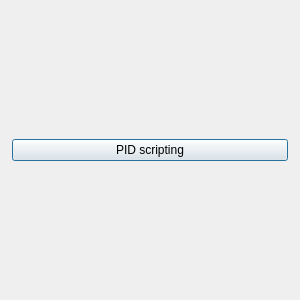
<?xml version="1.0" encoding="UTF-8"?>
<ui version="4.0">
 <class>Dialog</class>
 <widget class="QDialog" name="Dialog">
  <property name="enabled">
   <bool>true</bool>
  </property>
  <property name="geometry">
   <rect>
    <x>0</x>
    <y>0</y>
    <width>300</width>
    <height>300</height>
   </rect>
  </property>
  <property name="sizePolicy">
   <sizepolicy hsizetype="Preferred" vsizetype="Preferred">
    <horstretch>0</horstretch>
    <verstretch>0</verstretch>
   </sizepolicy>
  </property>
  <property name="maximumSize">
   <size>
    <width>300</width>
    <height>300</height>
   </size>
  </property>
  <property name="windowTitle">
   <string>SAP scripting</string>
  </property>
  <property name="sizeGripEnabled">
   <bool>false</bool>
  </property>
  <layout class="QGridLayout" name="gridLayout">
   <property name="sizeConstraint">
    <enum>QLayout::SetDefaultConstraint</enum>
   </property>
   <property name="leftMargin">
    <number>12</number>
   </property>
   <property name="rightMargin">
    <number>12</number>
   </property>
   <item row="0" column="0">
    <widget class="QPushButton" name="btn_PID">
     <property name="text">
      <string>PID scripting</string>
     </property>
     <property name="default">
      <bool>false</bool>
     </property>
     <property name="flat">
      <bool>false</bool>
     </property>
    </widget>
   </item>
  </layout>
 </widget>
 <resources/>
 <connections/>
</ui>
